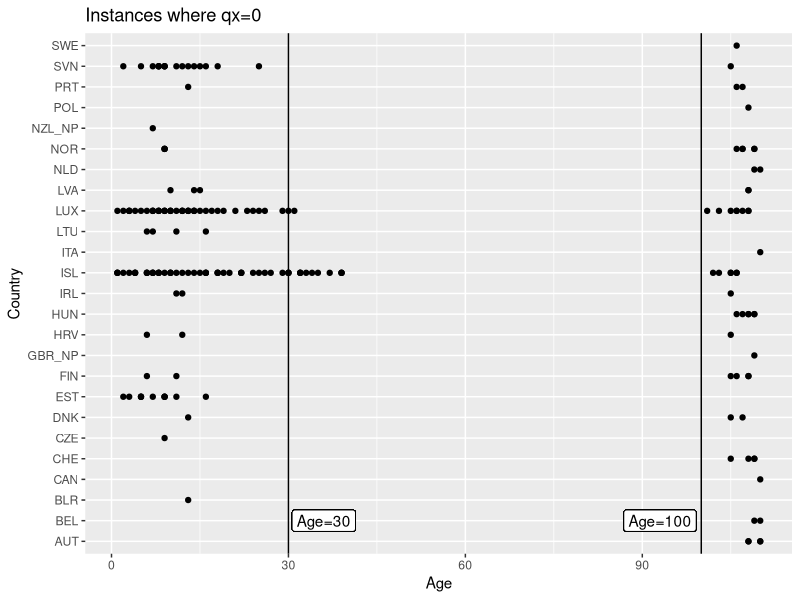

R code for this plot:
## ---- chunk 1
# Load used libraries
library(readr)
library(tidyverse)
library(knitr)

# Read in the merged dataset for 2011
dataset = read_csv("../../data/01_processed/2011_qx_data.csv")
## ---- chunk 2
dataset %>% filter(qx == 0) %>% 
  ggplot(aes(x=Age, y=Country)) + geom_point() +
  geom_vline(xintercept = 30) +
  geom_vline(xintercept = 100) +
  geom_label(aes(x=36, y="BEL", label="Age=30")) +
  geom_label(aes(x=93, y="BEL", label="Age=100")) +
  ggtitle("Instances where qx=0")
## ---- chunk 3
dataset %>% filter(qx == 0) %>% 
  filter(Age < 60) %>% 
  group_by(Country) %>% 
  summarise( min(Age), max(Age),  n()  ) %>% 
  arrange(desc(`max(Age)`)) %>% 
  kable(align = 'c')
## ---- chunk 4
dataset %>% filter(qx == 0) %>% 
  filter(Age >= 60) %>% 
  group_by(Country) %>% 
  summarise( min(Age), max(Age),  n()  ) %>% 
  arrange(`min(Age)`) %>%  
  kable(align = 'c')
